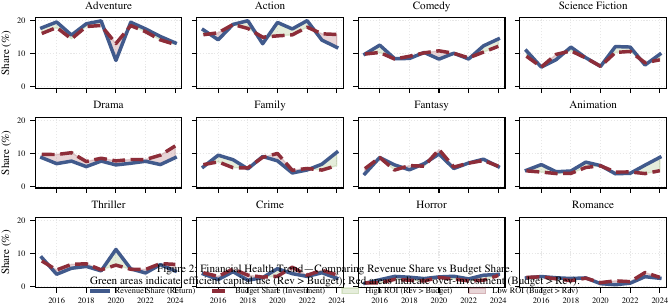

Reproduce this figure in Python.
import pandas as pd
import matplotlib.pyplot as plt
import seaborn as sns
import numpy as np
import os
import sys
import ast

sys.path.append(os.path.abspath(os.path.join(os.path.dirname(__file__), "../..")))
from utils.plotting_style import set_style, COLORS

INPUT_FILE = os.path.join(os.path.dirname(__file__), "../../data/dataset_final.csv")
OUTPUT_FILE = os.path.join(
    os.path.dirname(__file__), "genre_financial_health_trend.pdf"
)

if os.path.exists(INPUT_FILE):
    df = pd.read_csv(INPUT_FILE)

    def safe_parse(val):
        if isinstance(val, str) and val.strip():
            try:
                return ast.literal_eval(val)
            except:
                return val
        return val

    df["genres"] = df["genres"].apply(safe_parse)
    df["revenue"] = pd.to_numeric(df["revenue"], errors="coerce").fillna(0)
    df["budget"] = pd.to_numeric(df["budget"], errors="coerce").fillna(0)
    df["vote_count"] = pd.to_numeric(df["vote_count"], errors="coerce").fillna(0)
    df["release_date"] = pd.to_datetime(df["release_date"], errors="coerce")
    df["year"] = df["release_date"].dt.year

    df = df[(df["vote_count"] >= 10) & (df["revenue"] > 0) & (df["budget"] > 0)].copy()
else:
    print(f"Error: {INPUT_FILE} not found.")
    exit(1)

genre_rows = []
for idx, row in df.iterrows():
    if not isinstance(row["genres"], list):
        continue

    for g in row["genres"]:
        genre_name = g.get("name") if isinstance(g, dict) else g
        if genre_name == "TV Movie" or not genre_name:
            continue

        genre_rows.append(
            {
                "year": row["year"],
                "genre": genre_name,
                "revenue": row.get("revenue", 0),
                "budget": row.get("budget", 0),
            }
        )

df_flat = pd.DataFrame(genre_rows)
df_flat = df_flat[(df_flat["year"] >= 2000) & (df_flat["year"] <= 2024)]

year_grouped = (
    df_flat.groupby(["year", "genre"])
    .agg(total_rev=("revenue", "sum"), total_budg=("budget", "sum"))
    .reset_index()
)

year_totals = (
    df_flat.groupby("year")
    .agg(ind_rev=("revenue", "sum"), ind_budg=("budget", "sum"))
    .reset_index()
)

merged = pd.merge(year_grouped, year_totals, on="year")
merged["revenue_share"] = (merged["total_rev"] / merged["ind_rev"]) * 100
merged["budget_share"] = (merged["total_budg"] / merged["ind_budg"]) * 100

merged["year_dt"] = pd.to_datetime(merged["year"], format="%Y")

top_genres = (
    df_flat.groupby("genre")["revenue"]
    .sum()
    .sort_values(ascending=False)
    .head(12)
    .index.tolist()
)

cols = 4
rows = 3
set_style(column="full", nrows=rows, ncols=cols)

fig, axes = plt.subplots(rows, cols, sharex=True, sharey=True)
axes = axes.flatten()

for i, genre in enumerate(top_genres):
    ax = axes[i]
    g_data = merged[merged["genre"] == genre].sort_values("year")

    ax.plot(
        g_data["year"],
        g_data["revenue_share"],
        color=COLORS["revenue"],
        linewidth=2.5,
        label="Revenue Share" if i == 0 else "",
    )
    ax.plot(
        g_data["year"],
        g_data["budget_share"],
        color=COLORS["budget"],
        linewidth=2.5,
        linestyle="--",
        label="Budget Share" if i == 0 else "",
    )

    ax.fill_between(
        g_data["year"],
        g_data["revenue_share"],
        g_data["budget_share"],
        where=(g_data["revenue_share"] >= g_data["budget_share"]),
        interpolate=True,
        color=COLORS["increase"],
        alpha=0.2,
    )

    ax.fill_between(
        g_data["year"],
        g_data["revenue_share"],
        g_data["budget_share"],
        where=(g_data["revenue_share"] < g_data["budget_share"]),
        interpolate=True,
        color=COLORS["decrease"],
        alpha=0.2,
    )

    ax.set_title(genre)
    ax.grid(True, linestyle=":", alpha=0.3)

    if i % cols == 0:
        ax.set_ylabel("Share (%)")

for j in range(i + 1, len(axes)):
    fig.delaxes(axes[j])

handles = [
    plt.Line2D(
        [], [], color=COLORS["revenue"], linewidth=2.5, label="Revenue Share (Return)"
    ),
    plt.Line2D(
        [],
        [],
        color=COLORS["budget"],
        linewidth=2.5,
        linestyle="--",
        label="Budget Share (Investment)",
    ),
    plt.Rectangle(
        (0, 0),
        1,
        1,
        color=COLORS["increase"],
        alpha=0.2,
        label="High ROI (Rev > Budget)",
    ),
    plt.Rectangle(
        (0, 0),
        1,
        1,
        color=COLORS["decrease"],
        alpha=0.2,
        label="Low ROI (Budget > Rev)",
    ),
]

fig.legend(
    handles=handles,
    loc="lower center",
    bbox_to_anchor=(0.5, 0.02),
    ncol=4,
    frameon=False,
)

fig.text(
    0.5,
    0.08,
    "Figure 2: Financial Health Trend—Comparing Revenue Share vs Budget Share.\nGreen areas indicate efficient capital use (Rev > Budget); Red areas indicate over-investment (Budget > Rev).",
    ha="center",
    style="italic",
)

plt.subplots_adjust(bottom=0.2, hspace=0.4, wspace=0.1)

plt.savefig(OUTPUT_FILE, dpi=300, bbox_inches="tight")
print(f"Saved {OUTPUT_FILE}")
